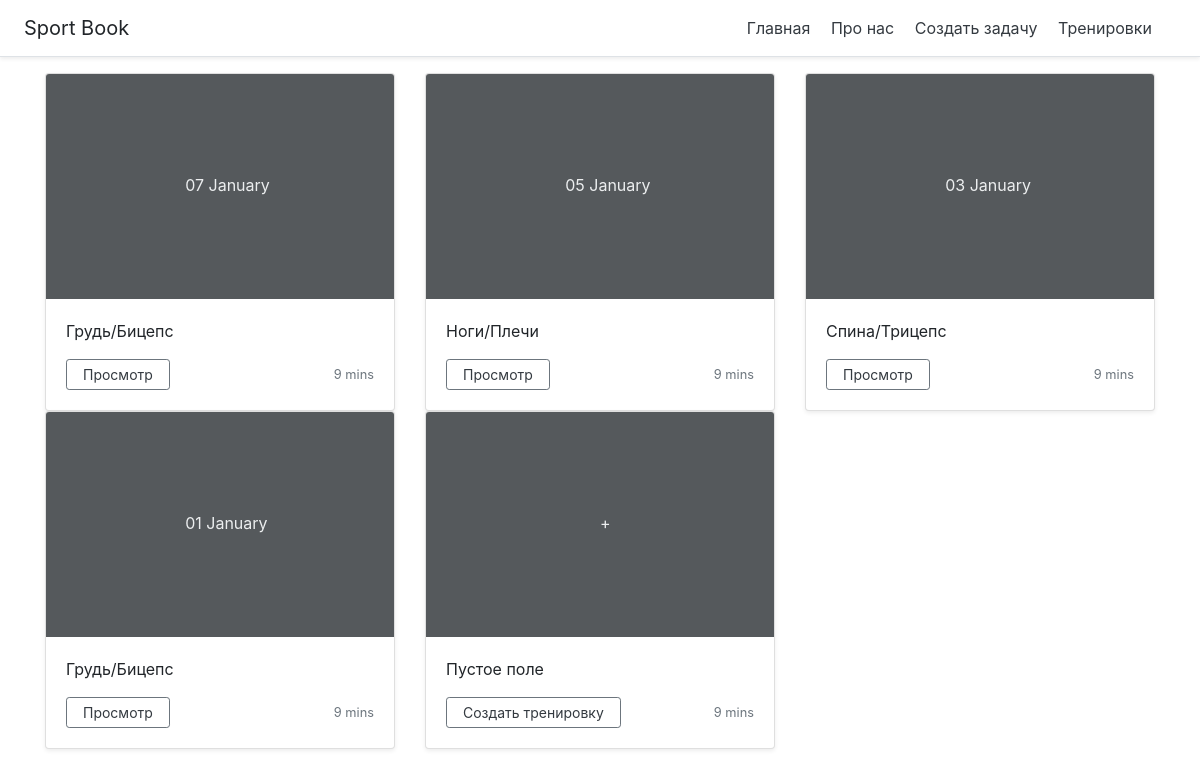
The app's page /workout with its own data.
### main/models.py (models this page shows)
class Workout(models.Model):
    day_of_workout = models.DateTimeField('День тренировки')
    name_of_workout = models.CharField('Название тренировки', max_length=200)
    def __str__(self):
        return self.day_of_workout.strftime('%d %B')
    class Meta:
        verbose_name = 'Тренировка'
        verbose_name_plural = 'Тренировки'

### main/views.py (the view)
# urls.py: path('workout', views.workout, name= 'workout'),
def workout(request):
    date = Workout.objects.order_by('-id')
    return render(request, 'main/workout.html', {'date': date})

### main/templates/main/workout.html (shortened to what this page needs)
{% extends 'main/base.html' %}
{%  block content %}
    <div class="row row-cols-1 row-cols-sm-2 row-cols-md-3 g-3">
      {% if date %}
        {% for el in date %}
              <div class="col">
                <div class="card shadow-sm">
                  <svg class="bd-placeholder-img card-img-top" width="100%" height="225" xmlns="http://www.w3.org/2000/svg" role="img" aria-label="Placeholder: Thumbnail" preserveAspectRatio="xMidYMid slice" focusable="false"><title>Placeholder</title><rect width="100%" height="100%" fill="#55595c"></rect><text x="40%" y="50%" fill="#eceeef" dy=".3em">{{el}}</text></svg>
                  <div class="card-body">
                    <p class="card-text">{{el.name_of_workout}}</p>
                    <div class="d-flex justify-content-between align-items-center">
                      <div class="btn-group">
                        <button type="button" class="btn btn-sm btn-outline-secondary">
                          <a class="p-2 text-dark" href="{% url 'create_day' el.id %}">Просмотр</a>
                        </button>
                      </div>
                      <small class="text-muted">9 mins</small>
                    </div>
                  </div>
                </div>
              </div>
        {% endfor %}
      {% endif %}
      <div class="col">
                <div class="card shadow-sm">
                  <svg class="bd-placeholder-img card-img-top" width="100%" height="225" xmlns="http://www.w3.org/2000/svg" role="img" aria-label="Placeholder: Thumbnail" preserveAspectRatio="xMidYMid slice" focusable="false"><title>Placeholder</title><rect width="100%" height="100%" fill="#55595c"></rect><text x="50%" y="50%" fill="#eceeef" dy=".3em">+</text></svg>
                  <div class="card-body">
                    <p class="card-text">Пустое поле</p>
                    <div class="d-flex justify-content-between align-items-center">
                      <div class="btn-group">
                        <button type="button" class="btn btn-sm btn-outline-secondary">
                          <a class="p-2 text-dark" href="{% url 'create' %}">Создать тренировку</a>
                        </button>
                      </div>
                      <small class="text-muted">9 mins</small>
                    </div>
                  </div>
                </div>
              </div>
      </div>
{% endblock %}

### records on screen
Workout: day_of_workout "07 January", name_of_workout "Грудь/Бицепс"
Workout: day_of_workout "05 January", name_of_workout "Ноги/Плечи"
Workout: day_of_workout "03 January", name_of_workout "Спина/Трицепс"
Workout: day_of_workout "01 January", name_of_workout "Грудь/Бицепс"
